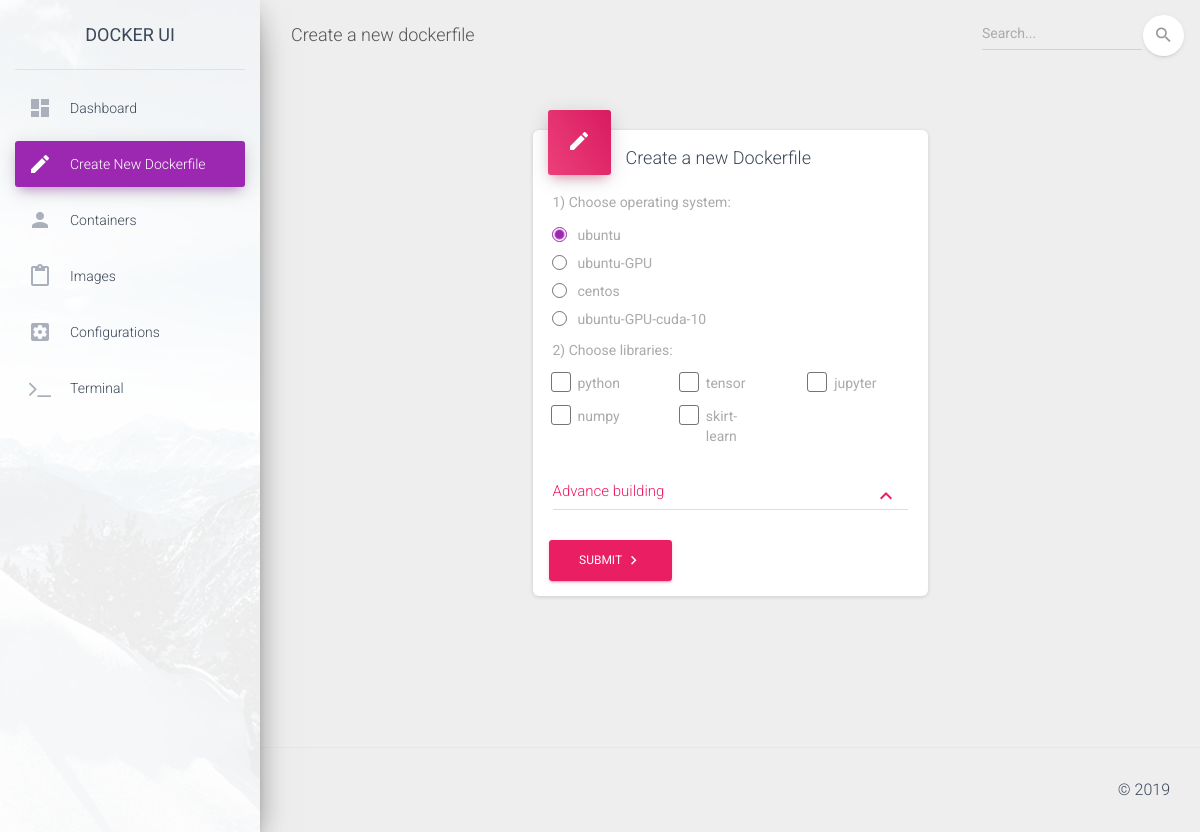
Before: /src/html/src/dockerfile.php with the older database file.
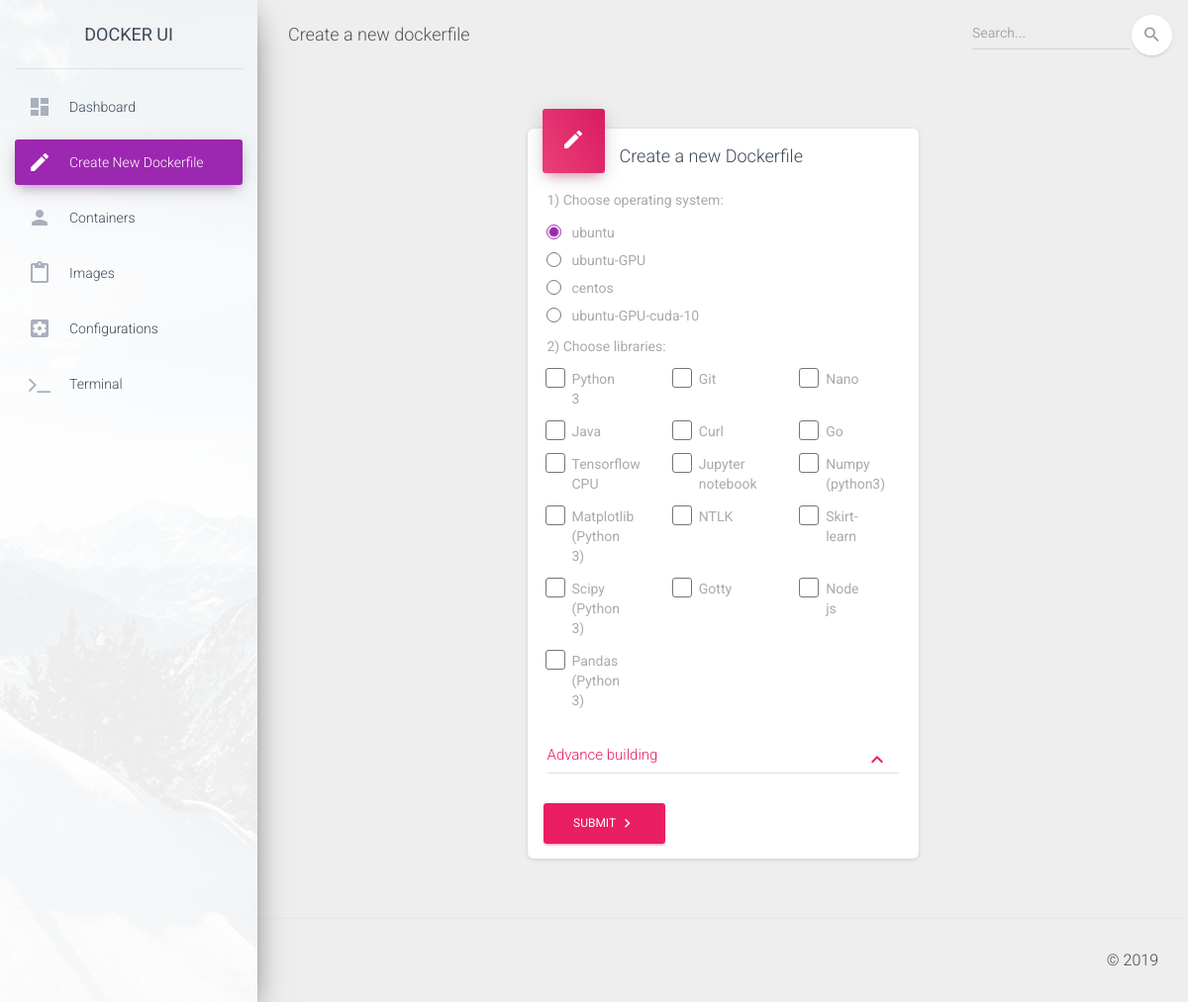
After: the same page with the newer database file.
### tables this page shows
CREATE TABLE library (
    id INTEGER PRIMARY KEY AUTOINCREMENT,
    name TEXT NOT NULL UNIQUE,
    isGPU BOOLEAN NOT NULL
);

### src/model/OsAndLibraries.php (called while the page is built, shortened)
<?php
	class OSAndLibraries {
		private $os;
		private $libraries;
		public function __construct($os, $libraries) {
			$this->os = $os;
			$this->libraries = $libraries;
		}
		function getOS() {
			return $this->os;
		}
		function getLibraries() {
			return $this->libraries;
		}
	}
?>

### src/entity/LibraryEntity.php (called while the page is built, shortened)
<?php
    class LibraryEntity {
        private $name;
        function setName($name) {
            $this -> name = $name;
        }
        function getName() {
            return $this->name;
        }
    }
?>

### src/dao/LibraryDao.php (called while the page is built, shortened)
<?php
    include_once(__DIR__.'/../entity/LibraryEntity.php');
    class LibraryDao{
        function getAll() :array {
            $db = new Database();
            $sqlQuery = "SELECT * FROM library";
            $ret = $db->query($sqlQuery);
            $result = [];
            while($row = $ret->fetchArray(SQLITE3_ASSOC) ) {
               array_push($result, new LibraryEntity($row['id'], $row['name'], $row['isGPU']));
            }
            return $result;
        }
    }
?>

### src/service/LibraryService.php (called while the page is built, shortened)
<?php
    include_once(__DIR__.'/../dao/LibraryDao.php');
    include_once(__DIR__.'/../model/OsAndLibraries.php');
    class LibraryService {
        private $libraryDao;
        private $dependenceDao;
        function __construct(){
            $this->libraryDao = new LibraryDao();
            $this->dependenceDao = new DependenceDao();
        }
        public function getLibrariesMapById() :array {
            $librariesInDB = $this->libraryDao->getAll();
            $libraryMapByIds = [];
            foreach ($librariesInDB as $library) {
                $libraryMapByIds[$library->getId()] = $library;
            }
            return $libraryMapByIds;
        }
        public function getLibrariesSeparatedByOS() : array {
            $libraryMapByIds = $this->getLibrariesMapById();
            $dependences = $this->dependenceDao->getAll();
            $osIds = self::getAllOSIds(array_keys($libraryMapByIds), $dependences);
            $result = [];
            foreach ($osIds as $osId) {
                array_push($result, self::getOsAndLibraries($osId, $libraryMapByIds, $dependences));
            }
            return $result;
        }
        private static function getLibrariesFromId(array $libraryMapByIds, array $libraryIds) {
            $libraries = [];
            foreach ($libraryIds as $libraryId) {
                array_push($libraries, $libraryMapByIds[$libraryId]);
            }
            return $libraries;
        }
        private static function getOsAndLibraries(int $osId, array $libraryMapByIds, array $dependences) {
            $libraryIdsOfOS = self::getAllLibrariesOfOS($osId, $dependences, $libraryMapByIds);
            $librariesOfOS = self::getLibrariesFromId($libraryMapByIds, $libraryIdsOfOS);
            return new OSAndLibraries($libraryMapByIds[$osId], $librariesOfOS);
        }
        private static function getAllOSIds(array $libraryIds, array $dependences) :array {
            $arr = [];
            foreach ($dependences as $dependence) {
                array_push($arr, $dependence->getLibraryId());
            }
            $result = [];
            foreach ($libraryIds as $libraryId) {
                if (!in_array($libraryId, $arr)) {
                    array_push($result, $libraryId);
                }
            }
            return $result;
        }
        private static function getAllLibrariesOfOS($osId, $dependences, $libraryMapByIds) {
            $queue = [$osId];
            $top=0;
            $sizeOfQueue=count($queue);
            $result = Array();
            $isGPU = $libraryMapByIds[$osId]->getIsGPU();
            while ($top < $sizeOfQueue) {
                $libId=$queue[$top];
                $top++;
                if (in_array($libId, $result) || (!$isGPU && $libraryMapByIds[$libId]->getIsGPU())) {
                    continue;
                }
                array_push($result, $libId);
                foreach ($dependences as $de) {
                    if ($de->getParentLibraryId() != $libId || in_array($de->getLibraryId(), $queue)) {
                        continue;
                    }
                    array_push($queue, $de->getLibraryId());
                    $sizeOfQueue++;
                }
            }
            unset($result[$key]);
            return $result;
        }
    }
?>

### src/html/src/dockerfile/DockerChoosingDisplay.php (the view, shortened to what the changed rows need)
<?php
    require_once(__DIR__."/../../../service/LibraryService.php");
    require_once(__DIR__."/../../../model/OsAndLibraries.php");
    $libraryService = new LibraryService();
    $GLOBALS['osAndLibraries'] = $libraryService->getLibrariesSeparatedByOS();
?>
<div class="card-body">
<div id="choosing-os"><label>1) Choose operating system:</label><br>
    <form action="" method="get" id="choosing-os-1">
        <?php
            foreach ($GLOBALS['osAndLibraries'] as $osLibrary) {
                $checked = $osLibrary->getOS()->getId() == $_GET['os-id'] ? "checked=\"checked\"" : "";
                echo "<div class=\"form-check form-check-radio\">\n";
                echo "<label class=\"form-check-label\">";
                echo "<input class=\"form-check-input\" type=\"radio\" name=\"os-id\" value=\"". $osLibrary->getOS()->getId()."\" onclick=\"this.form.submit()\"". $checked ." >".$osLibrary->getOS()->getName();
                echo "<span class=\"circle\"><span class=\"check\"></span></span>";
                echo "</label>";
                echo "</div>";
            }
        ?>
    </form>
</div>
<div id="choosing-libraries">
    <label>2) Choose libraries: </label><br>
    <form action="dockerfile_creation.php" method="post" id="form-1" enctype="multipart/form-data">
        <div class="row">
            <?php
                if (isset($_GET['os-id'])) {
                    foreach ($GLOBALS['osAndLibraries'] as $osLibrary) {
                        if ($osLibrary->getOs()->getId() == $_GET['os-id']) {
                            break;
                        }
                    }
                    $numberOfLibraries = count($osLibrary->getLibraries());
                    for ($i=0; $i<$numberOfLibraries; $i++) {
                        echo "<div class='col-md-4'>";
                        $library = $osLibrary->getLibraries()[$i];
                        echo "<div class=\"form-check form-check-inline\">
                                  <label class=\"form-check-label\">";
                        echo "<input type=\"checkbox\" class=\"form-check-input\" name=\"library-ids[]\" value='".$library->getId()."'>".$library->getName();
                        echo "<span class=\"form-check-sign\">
                                        <span class=\"check\"></span>
                                    </span>
                                </label>
                            </div>";
                        echo "</div>";
                        if ($i != $numberOfLibraries && ($i+1) % 3 === 0) {
                            echo "</div><div class='row'>";
                        }
                    }
                }
            ?>
        </div>
    </form>
</div>
</div>

Changed rows visible on the page:
changed library: name "python" → "Python 3"
now on this page (row edited): library: name "Git"
added library: name "Nano"
added library: name "Java"
added library: name "Curl"
added library: name "Go"
changed library: name "tensor" → "Tensorflow CPU"
changed library: name "jupyter" → "Jupyter notebook"
changed library: name "numpy" → "Numpy (python3)"
added library: name "Matplotlib (Python 3)"
added library: name "NTLK"
changed library: name "skirt-learn" → "Skirt-learn"
added library: name "Scipy (Python 3)"
added library: name "Gotty"
added library: name "Node js"
added library: name "Pandas (Python 3)"
